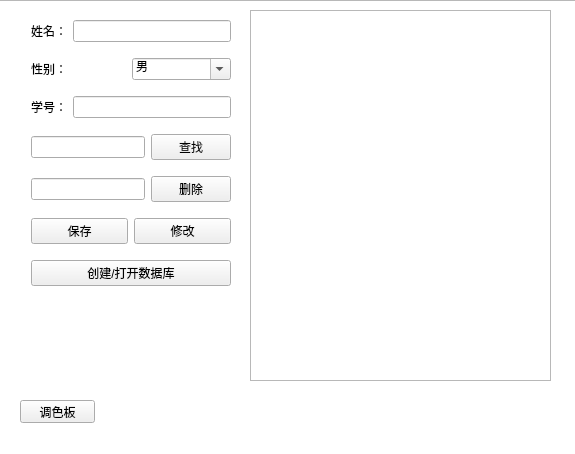
<?xml version="1.0" encoding="UTF-8"?>
<ui version="4.0">
 <class>Widget</class>
 <widget class="QWidget" name="Widget">
  <property name="geometry">
   <rect>
    <x>0</x>
    <y>0</y>
    <width>575</width>
    <height>454</height>
   </rect>
  </property>
  <property name="windowTitle">
   <string>叶子毅qtsql</string>
  </property>
  <widget class="QWidget" name="verticalLayoutWidget">
   <property name="geometry">
    <rect>
     <x>20</x>
     <y>10</y>
     <width>211</width>
     <height>377</height>
    </rect>
   </property>
   <layout class="QVBoxLayout" name="verticalLayout">
    <property name="spacing">
     <number>16</number>
    </property>
    <property name="sizeConstraint">
     <enum>QLayout::SetMinAndMaxSize</enum>
    </property>
    <property name="topMargin">
     <number>10</number>
    </property>
    <property name="rightMargin">
     <number>0</number>
    </property>
    <property name="bottomMargin">
     <number>20</number>
    </property>
    <item>
     <layout class="QHBoxLayout" name="horizontalLayout_3">
      <item>
       <widget class="QLabel" name="label">
        <property name="text">
         <string>姓名：</string>
        </property>
       </widget>
      </item>
      <item>
       <widget class="QLineEdit" name="name_lineEdit"/>
      </item>
     </layout>
    </item>
    <item>
     <layout class="QHBoxLayout" name="horizontalLayout_4">
      <property name="spacing">
       <number>2</number>
      </property>
      <item>
       <widget class="QLabel" name="label_2">
        <property name="text">
         <string>性别：</string>
        </property>
       </widget>
      </item>
      <item>
       <widget class="QComboBox" name="sex_comboBox">
        <property name="editable">
         <bool>true</bool>
        </property>
        <item>
         <property name="text">
          <string>男</string>
         </property>
        </item>
        <item>
         <property name="text">
          <string>女</string>
         </property>
        </item>
       </widget>
      </item>
     </layout>
    </item>
    <item>
     <layout class="QHBoxLayout" name="horizontalLayout_5">
      <item>
       <widget class="QLabel" name="label_3">
        <property name="text">
         <string>学号：</string>
        </property>
       </widget>
      </item>
      <item>
       <widget class="QLineEdit" name="number_lineEdit"/>
      </item>
     </layout>
    </item>
    <item>
     <layout class="QHBoxLayout" name="horizontalLayout">
      <item>
       <widget class="QLineEdit" name="find_lineEdit"/>
      </item>
      <item>
       <widget class="QPushButton" name="find_pushButton">
        <property name="text">
         <string>查找</string>
        </property>
       </widget>
      </item>
     </layout>
    </item>
    <item>
     <layout class="QHBoxLayout" name="horizontalLayout_2">
      <item>
       <widget class="QLineEdit" name="delete_lineEdit"/>
      </item>
      <item>
       <widget class="QPushButton" name="delete_pushButton">
        <property name="text">
         <string>删除</string>
        </property>
       </widget>
      </item>
     </layout>
    </item>
    <item>
     <layout class="QHBoxLayout" name="horizontalLayout_6">
      <item>
       <widget class="QPushButton" name="save_pushButton">
        <property name="text">
         <string>保存</string>
        </property>
       </widget>
      </item>
      <item>
       <widget class="QPushButton" name="change_pushButton">
        <property name="text">
         <string>修改</string>
        </property>
       </widget>
      </item>
     </layout>
    </item>
    <item>
     <widget class="QPushButton" name="creat_sql_Button">
      <property name="text">
       <string>创建/打开数据库</string>
      </property>
     </widget>
    </item>
   </layout>
  </widget>
  <widget class="QTableView" name="tableView">
   <property name="geometry">
    <rect>
     <x>250</x>
     <y>10</y>
     <width>301</width>
     <height>371</height>
    </rect>
   </property>
  </widget>
  <widget class="QPushButton" name="pallette">
   <property name="geometry">
    <rect>
     <x>20</x>
     <y>400</y>
     <width>75</width>
     <height>23</height>
    </rect>
   </property>
   <property name="text">
    <string>调色板</string>
   </property>
  </widget>
  <widget class="QGraphicsView" name="graphicsView">
   <property name="geometry">
    <rect>
     <x>-40</x>
     <y>0</y>
     <width>671</width>
     <height>461</height>
    </rect>
   </property>
  </widget>
  <zorder>graphicsView</zorder>
  <zorder>verticalLayoutWidget</zorder>
  <zorder>tableView</zorder>
  <zorder>pallette</zorder>
 </widget>
 <layoutdefault spacing="6" margin="11"/>
 <resources/>
 <connections/>
</ui>
